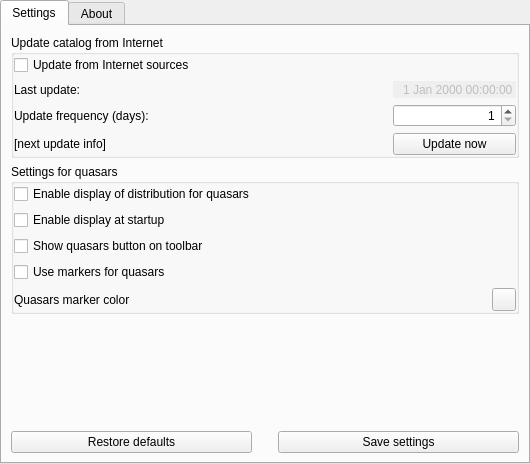
<?xml version="1.0" encoding="UTF-8"?>
<ui version="4.0">
 <class>quasarsDialog</class>
 <widget class="QWidget" name="quasarsDialog">
  <property name="geometry">
   <rect>
    <x>0</x>
    <y>0</y>
    <width>530</width>
    <height>464</height>
   </rect>
  </property>
  <property name="windowTitle">
   <string>Quasars Plug-in Configuration</string>
  </property>
  <layout class="QVBoxLayout" name="verticalLayout_2">
   <property name="spacing">
    <number>0</number>
   </property>
   <property name="leftMargin">
    <number>0</number>
   </property>
   <property name="topMargin">
    <number>0</number>
   </property>
   <property name="rightMargin">
    <number>0</number>
   </property>
   <property name="bottomMargin">
    <number>0</number>
   </property>
   <item>
    <widget class="QTabWidget" name="tabs">
     <property name="currentIndex">
      <number>0</number>
     </property>
     <property name="documentMode">
      <bool>false</bool>
     </property>
     <widget class="QWidget" name="settingsTab">
      <attribute name="title">
       <string>Settings</string>
      </attribute>
      <layout class="QVBoxLayout" name="verticalLayout_3">
       <item>
        <widget class="QGroupBox" name="updatesGroup">
         <property name="title">
          <string>Update catalog from Internet</string>
         </property>
         <property name="flat">
          <bool>true</bool>
         </property>
         <property name="checkable">
          <bool>false</bool>
         </property>
         <layout class="QVBoxLayout" name="verticalLayout_12">
          <property name="leftMargin">
           <number>0</number>
          </property>
          <property name="topMargin">
           <number>0</number>
          </property>
          <property name="rightMargin">
           <number>0</number>
          </property>
          <property name="bottomMargin">
           <number>0</number>
          </property>
          <item>
           <widget class="QCheckBox" name="internetUpdatesCheckbox">
            <property name="text">
             <string>Update from Internet sources</string>
            </property>
           </widget>
          </item>
          <item>
           <layout class="QGridLayout" name="gridLayout">
            <item row="0" column="0">
             <widget class="QLabel" name="lastUpdateLabel">
              <property name="text">
               <string>Last update:</string>
              </property>
             </widget>
            </item>
            <item row="0" column="2">
             <widget class="QDateTimeEdit" name="lastUpdateDateTimeEdit">
              <property name="enabled">
               <bool>false</bool>
              </property>
              <property name="frame">
               <bool>false</bool>
              </property>
              <property name="alignment">
               <set>Qt::AlignRight|Qt::AlignTrailing|Qt::AlignVCenter</set>
              </property>
              <property name="buttonSymbols">
               <enum>QAbstractSpinBox::NoButtons</enum>
              </property>
             </widget>
            </item>
            <item row="1" column="0">
             <widget class="QLabel" name="updateFrequencyLabel">
              <property name="text">
               <string>Update frequency (days):</string>
              </property>
             </widget>
            </item>
            <item row="1" column="2">
             <widget class="QSpinBox" name="updateFrequencySpinBox">
              <property name="alignment">
               <set>Qt::AlignRight|Qt::AlignTrailing|Qt::AlignVCenter</set>
              </property>
              <property name="minimum">
               <number>1</number>
              </property>
              <property name="maximum">
               <number>9999</number>
              </property>
              <property name="value">
               <number>1</number>
              </property>
             </widget>
            </item>
            <item row="2" column="0">
             <widget class="QLabel" name="nextUpdateLabel">
              <property name="text">
               <string>[next update info]</string>
              </property>
             </widget>
            </item>
            <item row="2" column="1">
             <spacer name="horizontalSpacer">
              <property name="orientation">
               <enum>Qt::Horizontal</enum>
              </property>
              <property name="sizeHint" stdset="0">
               <size>
                <width>17</width>
                <height>20</height>
               </size>
              </property>
             </spacer>
            </item>
            <item row="2" column="2">
             <widget class="QPushButton" name="updateButton">
              <property name="text">
               <string>Update now</string>
              </property>
             </widget>
            </item>
           </layout>
          </item>
         </layout>
        </widget>
       </item>
       <item>
        <widget class="QGroupBox" name="displayBox">
         <property name="title">
          <string>Settings for quasars</string>
         </property>
         <property name="flat">
          <bool>true</bool>
         </property>
         <layout class="QVBoxLayout" name="verticalLayout">
          <property name="leftMargin">
           <number>0</number>
          </property>
          <property name="topMargin">
           <number>0</number>
          </property>
          <property name="rightMargin">
           <number>0</number>
          </property>
          <property name="bottomMargin">
           <number>0</number>
          </property>
          <item>
           <widget class="QCheckBox" name="displayModeCheckBox">
            <property name="toolTip">
             <string>Plot all quasars without labels</string>
            </property>
            <property name="text">
             <string>Enable display of distribution for quasars</string>
            </property>
           </widget>
          </item>
          <item>
           <widget class="QCheckBox" name="displayAtStartupCheckBox">
            <property name="text">
             <string>Enable display at startup</string>
            </property>
           </widget>
          </item>
          <item>
           <widget class="QCheckBox" name="displayShowQuasarsButton">
            <property name="text">
             <string>Show quasars button on toolbar</string>
            </property>
           </widget>
          </item>
          <item>
           <widget class="QCheckBox" name="displayUseQuasarMarkersButton">
            <property name="text">
             <string>Use markers for quasars</string>
            </property>
           </widget>
          </item>
          <item>
           <layout class="QHBoxLayout" name="horizontalLayout">
            <item>
             <widget class="QLabel" name="label">
              <property name="text">
               <string>Quasars marker color</string>
              </property>
             </widget>
            </item>
            <item>
             <widget class="ColorButton" name="quasarMarkerColor">
              <property name="toolTip">
               <string>Color of markers of quasars</string>
              </property>
             </widget>
            </item>
           </layout>
          </item>
         </layout>
        </widget>
       </item>
       <item>
        <spacer name="verticalSpacer_3">
         <property name="orientation">
          <enum>Qt::Vertical</enum>
         </property>
         <property name="sizeHint" stdset="0">
          <size>
           <width>20</width>
           <height>120</height>
          </size>
         </property>
        </spacer>
       </item>
       <item>
        <layout class="QHBoxLayout" name="horizontalLayout_7">
         <item>
          <widget class="QPushButton" name="restoreDefaultsButton">
           <property name="sizePolicy">
            <sizepolicy hsizetype="Expanding" vsizetype="Fixed">
             <horstretch>0</horstretch>
             <verstretch>0</verstretch>
            </sizepolicy>
           </property>
           <property name="text">
            <string>Restore defaults</string>
           </property>
          </widget>
         </item>
         <item>
          <spacer name="horizontalSpacer_2">
           <property name="orientation">
            <enum>Qt::Horizontal</enum>
           </property>
           <property name="sizeType">
            <enum>QSizePolicy::Fixed</enum>
           </property>
           <property name="sizeHint" stdset="0">
            <size>
             <width>20</width>
             <height>20</height>
            </size>
           </property>
          </spacer>
         </item>
         <item>
          <widget class="QPushButton" name="saveSettingsButton">
           <property name="sizePolicy">
            <sizepolicy hsizetype="Expanding" vsizetype="Fixed">
             <horstretch>0</horstretch>
             <verstretch>0</verstretch>
            </sizepolicy>
           </property>
           <property name="text">
            <string>Save settings</string>
           </property>
          </widget>
         </item>
        </layout>
       </item>
      </layout>
     </widget>
     <widget class="QWidget" name="aboutTab">
      <attribute name="title">
       <string comment="tab in plugin windows">About</string>
      </attribute>
      <layout class="QVBoxLayout" name="verticalLayout_11">
       <property name="spacing">
        <number>9</number>
       </property>
       <item>
        <widget class="QTextBrowser" name="aboutTextBrowser">
         <property name="openExternalLinks">
          <bool>true</bool>
         </property>
         <property name="openLinks">
          <bool>true</bool>
         </property>
        </widget>
       </item>
      </layout>
     </widget>
    </widget>
   </item>
  </layout>
 </widget>
 <customwidgets>
  <customwidget>
   <class>ColorButton</class>
   <extends>QToolButton</extends>
   <header>gui/ColorButton.hpp</header>
  </customwidget>
 </customwidgets>
 <resources/>
 <connections/>
</ui>
